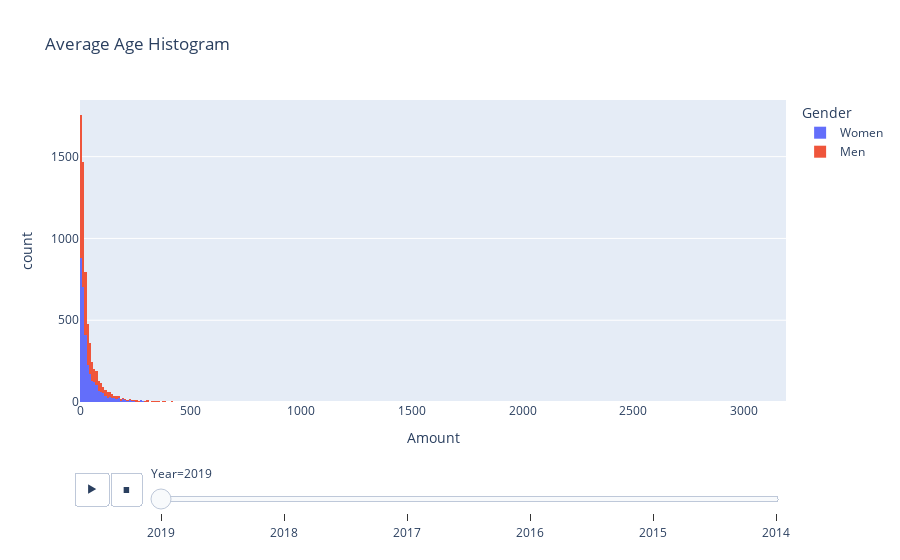

The cell this chart's notebook holds for it:
### Code cell
fig = px.histogram(nationality.loc[((nationality.Amount > 4) & (nationality.Nationality  != "Espanya")), :], x="Amount", title="Average Age Histogram", color="Gender",animation_frame="Year")
fig.show()

### Figure 1 — Plotly figure (JSON) as saved in the notebook; plotly's stock layout.template omitted (floating-point values rounded to 4 significant figures; data arrays with more than 128 entries replaced by an {"elided": "..."} marker saying what was removed)
{"data": [{"alignmentgroup": "True", "bingroup": "x", "hovertemplate": "Gender=Women<br>Year=2019<br>Amount=%{x}<br>count=%{y}<extra></extra>", "legendgroup": "Women", "marker": {"color": "#636efa"}, "name": "Women", "offsetgroup": "Women", "orientation": "v", "showlegend": true, "type": "histogram", "x": {"elided": "3259 int values"}, "xaxis": "x", "yaxis": "y"}, {"alignmentgroup": "True", "bingroup": "x", "hovertemplate": "Gender=Men<br>Year=2019<br>Amount=%{x}<br>count=%{y}<extra></extra>", "legendgroup": "Men", "marker": {"color": "#EF553B"}, "name": "Men", "offsetgroup": "Men", "orientation": "v", "showlegend": true, "type": "histogram", "x": {"elided": "3199 int values"}, "xaxis": "x", "yaxis": "y"}], "layout": {"barmode": "relative", "legend": {"title": {"text": "Gender"}, "tracegroupgap": 0}, "sliders": [{"active": 0, "currentvalue": {"prefix": "Year="}, "len": 0.9, "pad": {"b": 10, "t": 60}, "steps": [{"args": [["2019"], {"frame": {"duration": 0, "redraw": true}, "fromcurrent": true, "mode": "immediate", "transition": {"duration": 0, "easing": "linear"}}], "label": "2019", "method": "animate"}, {"args": [["2018"], {"frame": {"duration": 0, "redraw": true}, "fromcurrent": true, "mode": "immediate", "transition": {"duration": 0, "easing": "linear"}}], "label": "2018", "method": "animate"}, {"args": [["2017"], {"frame": {"duration": 0, "redraw": true}, "fromcurrent": true, "mode": "immediate", "transition": {"duration": 0, "easing": "linear"}}], "label": "2017", "method": "animate"}, {"args": [["2016"], {"frame": {"duration": 0, "redraw": true}, "fromcurrent": true, "mode": "immediate", "transition": {"duration": 0, "easing": "linear"}}], "label": "2016", "method": "animate"}, {"args": [["2015"], {"frame": {"duration": 0, "redraw": true}, "fromcurrent": true, "mode": "immediate", "transition": {"duration": 0, "easing": "linear"}}], "label": "2015", "method": "animate"}, {"args": [["2014"], {"frame": {"duration": 0, "redraw": true}, "fromcurrent": true, "mode": "immediate", "transition": {"duration": 0, "easing": "linear"}}], "label": "2014", "method": "animate"}], "x": 0.1, "xanchor": "left", "y": 0, "yanchor": "top"}], "title": {"text": "Average Age Histogram"}, "updatemenus": [{"buttons": [{"args": [null, {"frame": {"duration": 500, "redraw": true}, "fromcurrent": true, "mode": "immediate", "transition": {"duration": 500, "easing": "linear"}}], "label": "&#9654;", "method": "animate"}, {"args": [[null], {"frame": {"duration": 0, "redraw": true}, "fromcurrent": true, "mode": "immediate", "transition": {"duration": 0, "easing": "linear"}}], "label": "&#9724;", "method": "animate"}], "direction": "left", "pad": {"r": 10, "t": 70}, "showactive": false, "type": "buttons", "x": 0.1, "xanchor": "right", "y": 0, "yanchor": "top"}], "xaxis": {"anchor": "y", "domain": [0, 1], "title": {"text": "Amount"}}, "yaxis": {"anchor": "x", "domain": [0, 1], "title": {"text": "count"}}}}
